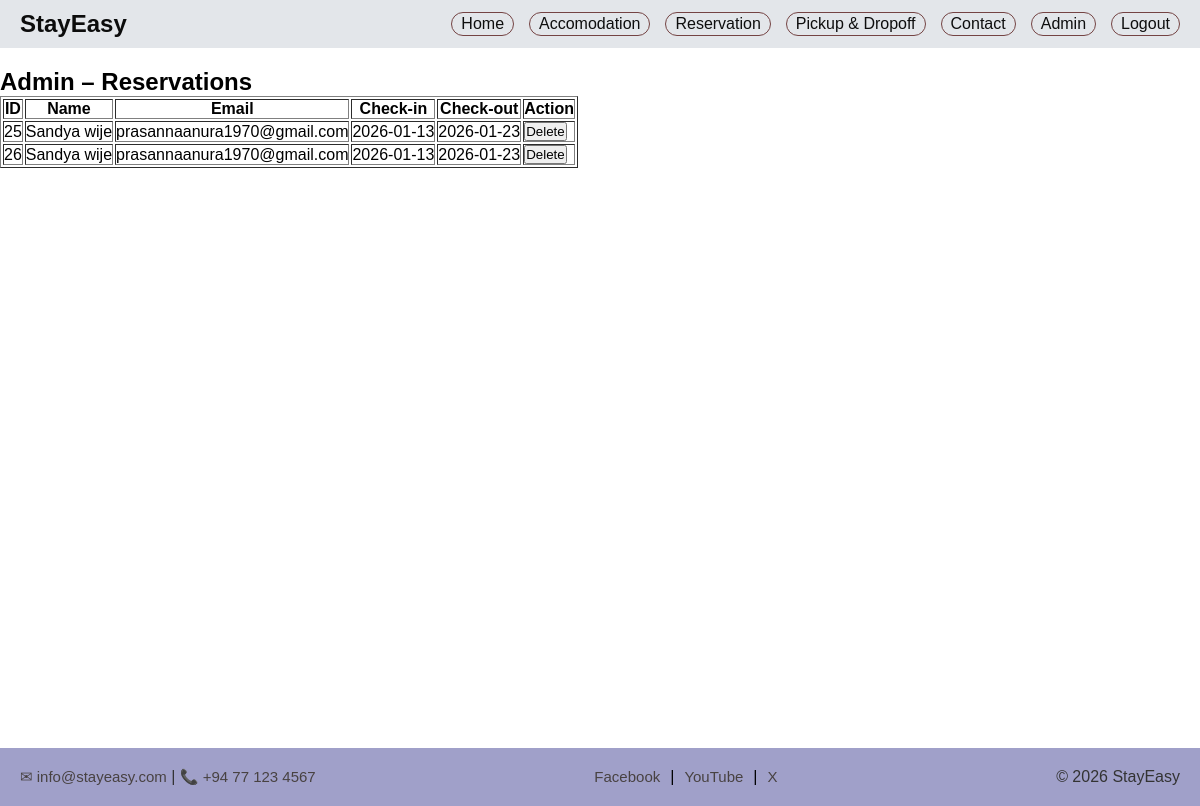
Before: /admin (signed in) with the older database file.
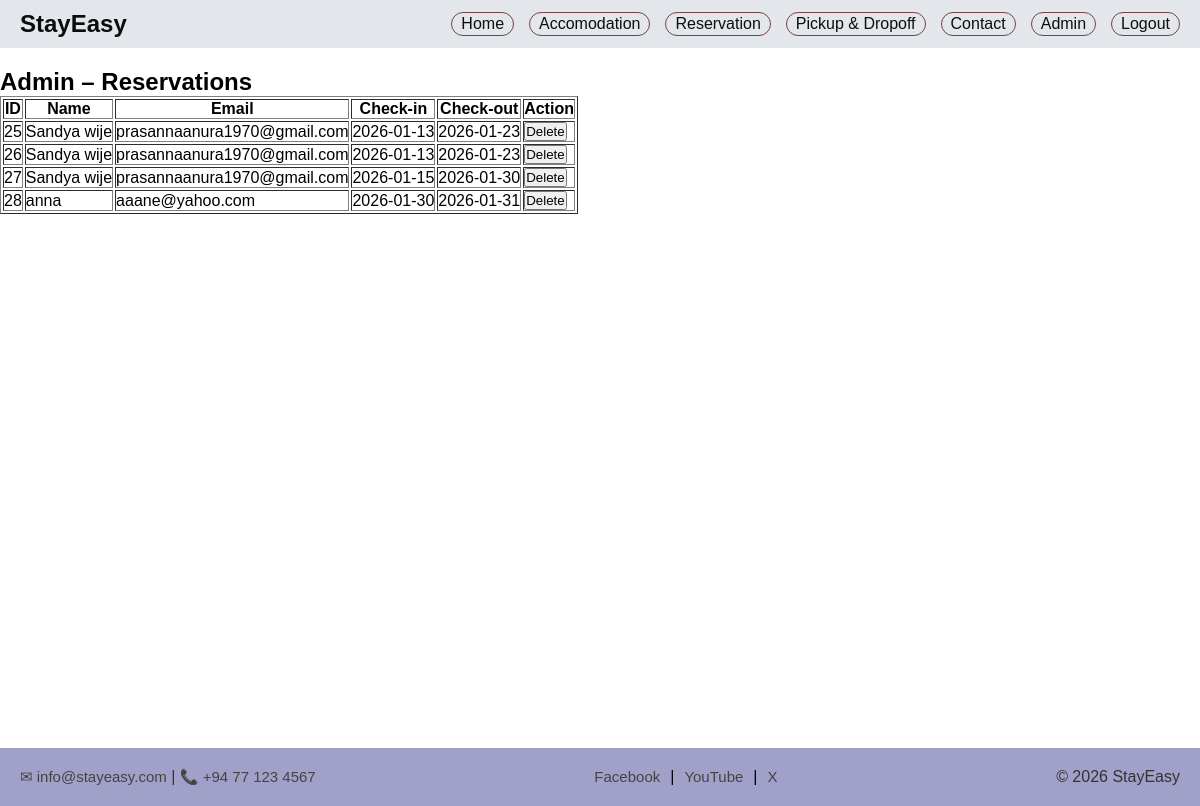
After: the same page with the newer database file.
### tables this page shows
CREATE TABLE reservations (
    id INTEGER PRIMARY KEY AUTOINCREMENT,
    name TEXT NOT NULL,
    email TEXT NOT NULL,
    checkin DATE NOT NULL,
    checkout DATE NOT NULL
);

### app.py (the view)
@app.route("/admin")
def admin():
    if not session.get("admin"):
        return redirect(url_for("admin_login"))
    conn = get_db_connection()
    reservations = conn.execute("SELECT * FROM reservations").fetchall()
    conn.close()
    return render_template("admin.html", reservations=reservations)

### app.py (called while the page is built)
def get_db_connection():
    conn = sqlite3.connect("database.db")
    conn.row_factory = sqlite3.Row
    return conn

### templates/admin.html (shortened to what this page needs)
{% extends "base.html" %}
{% block content %}
<h2>Admin – Reservations</h2>
<table border="1" cellpadding="8">
    <tr>
        <th>ID</th>
        <th>Name</th>
        <th>Email</th>
        <th>Check-in</th>
        <th>Check-out</th>
        <th>Action</th>
    </tr>
    {% for r in reservations %}
    <tr>
        <td>{{ r.id }}</td>
        <td>{{ r.name }}</td>
        <td>{{ r.email }}</td>
        <td>{{ r.checkin }}</td>
        <td>{{ r.checkout }}</td>
         <td>
        <form method="POST" action="/delete/{{ r.id }}">
            <button type="submit"
                    onclick="return confirm('Delete this reservation?');">
                Delete
            </button>
        </form>
    </td>
    </tr>
    {% endfor %}
</table>
{% endblock %}

### templates/base.html (shortened to what this page needs)
<!DOCTYPE html>
<html lang="en">
<head>
    <link rel="stylesheet" href="{{ url_for('static', filename='css/style.css') }}">
</head>
<body>
    <nav>
        <div class="logo">
            <a href="{{ url_for('home') }}">StayEasy</a>
        </div>
        <div class="menu">
            <a href="{{ url_for('home') }}">Home</a>
            <a href="{{ url_for('accomodation') }}">Accomodation</a>
            <a href="{{ url_for('reservation') }}">Reservation</a>
            <a href="{{ url_for('service') }}">Pickup & Dropoff</a>
            <a href="{{ url_for('contact') }}">Contact</a>
            {% if session.get("admin") %}
                <a href="{{ url_for('admin') }}">Admin</a>
                <a href="{{ url_for('logout') }}">Logout</a>
            {% endif %}
        </div>
    </nav>
    <main>
        {% block content %}{% endblock %}
    </main>
    <footer>
        <div class="footer-container">
            <p><a href="mailto:info@stayeasy.com">&#9993; info@stayeasy.com</a> |
            <a href="tel:+94771234567">📞 +94 77 123 4567</a></p>
            <div class="social-links">
                <a href="#">Facebook</a> |
                <a href="#">YouTube</a> |
                <a href="#">X</a>
            </div>
            <p>&copy; 2026 StayEasy</p>
        </div>
    </footer>
</body>
</html>

### static/css/style.css (style rules this page uses)
* { margin: 0; padding: 0; box-sizing: border-box; }
body { font-family: Arial, sans-serif; }
nav { display: flex; justify-content: space-between; align-items: center; background-color: #e3e6ea; padding: 10px 20px; position: relative; margin-bottom: 20px; }
nav .logo a { font-weight: bold; color: #0c0c0c; text-decoration: none; font-size: 24px; }
nav .menu { display: flex; gap: 15px; align-items: center; }
nav .menu a { color: #0e0e0e; text-decoration: none; padding: 2px 9px; transition: all 0.3s; white-space: nowrap; border-radius: 15px; border: 1px solid #744343; background-color: transparent; }
main { min-height: calc(100vh - 120px); }
footer { background-color: #a0a0c9; padding: 20px; }
.footer-container { display: flex; justify-content: space-between; align-items: center; flex-wrap: wrap; gap: 15px; max-width: 1200px; margin: 0 auto; }
.footer-container p { color: #333; }
.social-links { display: flex; gap: 10px; }
.footer-container a { font-size: 15px; text-decoration: none; color: rgb(72, 66, 66); transition: opacity 0.3; }

Changed rows visible on the page:
added reservations: id "27", name "Sandya wije", email "prasannaanura1970@gmail.com", checkin "2026-01-15", checkout "2026-01-30"
added reservations: id "28", name "anna", email "aaane@yahoo.com", checkin "2026-01-30", checkout "2026-01-31"
